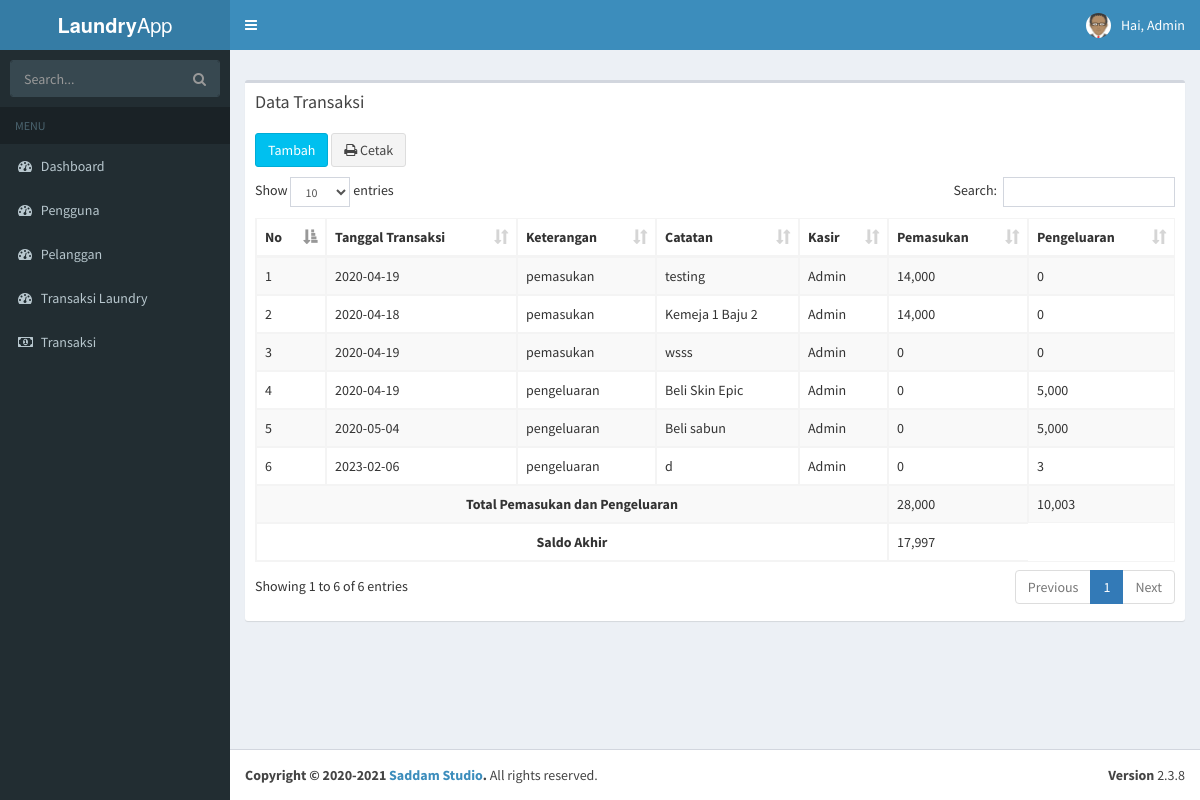
The page /index.php?page=transaksi (signed in) on the database its author committed.
### tables this page shows
CREATE TABLE `tb_user` (
  `id` int(11) NOT NULL,
  `username` varchar(100) NOT NULL,
  `nama_user` varchar(255) NOT NULL,
  `password` varchar(100) NOT NULL,
  `level` varchar(30) NOT NULL,
  `foto` varchar(255) NOT NULL
);

CREATE TABLE `tb_transaksi` (
  `kode_transaksi` int(11) NOT NULL,
  `kode_user` int(11) NOT NULL,
  `tgl_transaksi` date NOT NULL,
  `pemasukan` int(11) NOT NULL,
  `pengeluaran` int(11) NOT NULL,
  `catatan` text NOT NULL,
  `keterangan` varchar(50) NOT NULL
);

### page/transaksi/transaksi.php (the view)
<section class="content">
    <div class="row">
<div class="box">
            <div class="box-header">
              <h3 class="box-title"> Data Transaksi </h3>
            </div>
            <div class="box-body">
            <a href="?page=transaksi&aksi=tambah" class="btn btn-info" style="margin-bottom:10px;"> Tambah </a>
            <a target="blank" href="page/transaksi/cetak.php" class="btn btn-default" style="margin-bottom:10px;">
            <i class="fa fa-print"></i> Cetak </a>
              <table id="example1" class="table table-bordered table-striped">
                <thead>
                <tr>
                  <th>No</th>
                  <th>Tanggal Transaksi</th>
                  <th>Keterangan</th>
                  <th>Catatan</th>
                  <th>Kasir</th>
                  <th>Pemasukan</th>
                  <th>Pengeluaran</th>
                </tr>
                </thead>
                <tbody>
            <?php
            $no = 1;
            $sql = $koneksi->query("SELECT * FROM tb_transaksi, tb_user WHERE
            tb_transaksi.kode_user=tb_user.id");
            while ($data = $sql->fetch_assoc()) {
            ?>
                <tr>
                  <td> <?php echo $no++; ?> </td>
                  <td> <?php echo $data ['tgl_transaksi'] ?> </td>
                  <td> <?php echo $data ['keterangan'] ?> </td>
                  <td> <?php echo $data ['catatan'] ?> </td>
                  <td> <?php echo $data ['nama_user'] ?> </td>
                  <td> <?php echo number_format($data['pemasukan']) ?> </td>
                  <td> <?php echo number_format($data['pengeluaran']) ?> </td>
                </tr>
                <?php
                    $masuk = $masuk + $data['pemasukan'];
                    $keluar = $keluar + $data['pengeluaran'];
                    $saldo = $masuk - $keluar;
                }
                ?>
              </tbody>
                <tr>
                    <th colspan="5" style="text-align:center"> Total Pemasukan dan Pengeluaran</th>
                    <td><?php echo number_format($masuk) ?></td>
                    <td><?php echo number_format($keluar) ?></td>
                </tr>
                <tr>
                <th colspan="5" style="text-align:center"> Saldo Akhir </th>
                    <td><?php echo number_format($saldo) ?></td>
                </tr>
            </table>
          </div>
        </div>
      </div>
    </section>

### index.php (shortened to what this page needs)
<?php
  include "include/koneksi.php";
    if ($_SESSION['admin'] || $_SESSION['kasir']) {
?>
<!DOCTYPE html>
<html>
<head>
  <link rel="stylesheet" href="bootstrap/css/bootstrap.min.css">
  <link rel="stylesheet" href="https://cdnjs.cloudflare.com/ajax/libs/font-awesome/4.5.0/css/font-awesome.min.css">
  <link rel="stylesheet" href="https://cdnjs.cloudflare.com/ajax/libs/ionicons/2.0.1/css/ionicons.min.css">
  <link rel="stylesheet" href="plugins/datatables/dataTables.bootstrap.css">
  <link rel="stylesheet" href="plugins/datatables/dataTables.bootstrap.css">
  <link rel="stylesheet" href="dist/css/AdminLTE.min.css">
  <link rel="stylesheet" href="plugins/select2/select2.min.css">
  <link rel="stylesheet" href="dist/css/skins/_all-skins.min.css">
</head>
<body class="hold-transition skin-blue sidebar-mini">
<div class="wrapper">
  <header class="main-header">
    <a href="../../index2.html" class="logo">
      <span class="logo-lg"><b>Laundry</b>App</span>
    </a>
    <nav class="navbar navbar-static-top">
      <a href="#" class="sidebar-toggle" data-toggle="offcanvas" role="button">
      </a>
      <?php
        if ($_SESSION['admin']){
          $user = $_SESSION['admin'];
        } elseif ($_SESSION['kasir']) {
          $user = $_SESSION['kasir'];
        }
        $sql_user = $koneksi->query("SELECT * FROM tb_user WHERE id='$user'");
        $data_user = $sql_user->fetch_assoc();
        $nama = $data_user['nama_user'];
      ?>
      <div class="navbar-custom-menu">
        <ul class="nav navbar-nav">
            <li class="dropdown user user-menu">
            <a href="#" class="dropdown-toggle" data-toggle="dropdown">
              <img src="images/<?php echo $data_user['foto'] ?>" class="user-image" alt="User Image">
              <span class="hidden-xs"> Hai, <?php echo $nama ?></span>
            </a>
          </li>
      </div>
    </nav>
  </header>
  <?php
    include "include/menu.php";
  ?>
<div class="content-wrapper">
    <section class="content-header">
  <?php
    include "include/isi.php";
  ?>
    </section>
</div>
  <footer class="main-footer">
    <div class="pull-right hidden-xs">
      <b>Version</b> 2.3.8
    </div>
    <strong>Copyright &copy; 2020-2021 <a href="http://pangeransaddamhusain.com">Saddam Studio</a>.</strong> All rights
    reserved.
  </footer>
</div>
</body>
</html>
<?php
  } else {
    header("location:login.php");
  }
?>

### rows shown on the page
tb_user: foto (placeholder picture), nama_user "Admin"
tb_transaksi: tgl_transaksi "2020-04-19", keterangan "pemasukan", catatan "testing", kode_user.nama_user "Admin", pemasukan "14,000", pengeluaran "0"
tb_transaksi: tgl_transaksi "2020-04-18", keterangan "pemasukan", catatan "Kemeja 1 Baju 2", kode_user.nama_user "Admin", pemasukan "14,000", pengeluaran "0"
tb_transaksi: tgl_transaksi "2020-04-19", keterangan "pemasukan", catatan "wsss", kode_user.nama_user "Admin", pemasukan "0", pengeluaran "0"
tb_transaksi: tgl_transaksi "2020-04-19", keterangan "pengeluaran", catatan "Beli Skin Epic", kode_user.nama_user "Admin", pemasukan "0", pengeluaran "5,000"
tb_transaksi: tgl_transaksi "2020-05-04", keterangan "pengeluaran", catatan "Beli sabun", kode_user.nama_user "Admin", pemasukan "0", pengeluaran "5,000"
tb_transaksi: tgl_transaksi "2023-02-06", keterangan "pengeluaran", catatan "d", kode_user.nama_user "Admin", pemasukan "0", pengeluaran "3"

### other values the page prints
$masuk "28,000"
$keluar "10,003"
$saldo "17,997"
